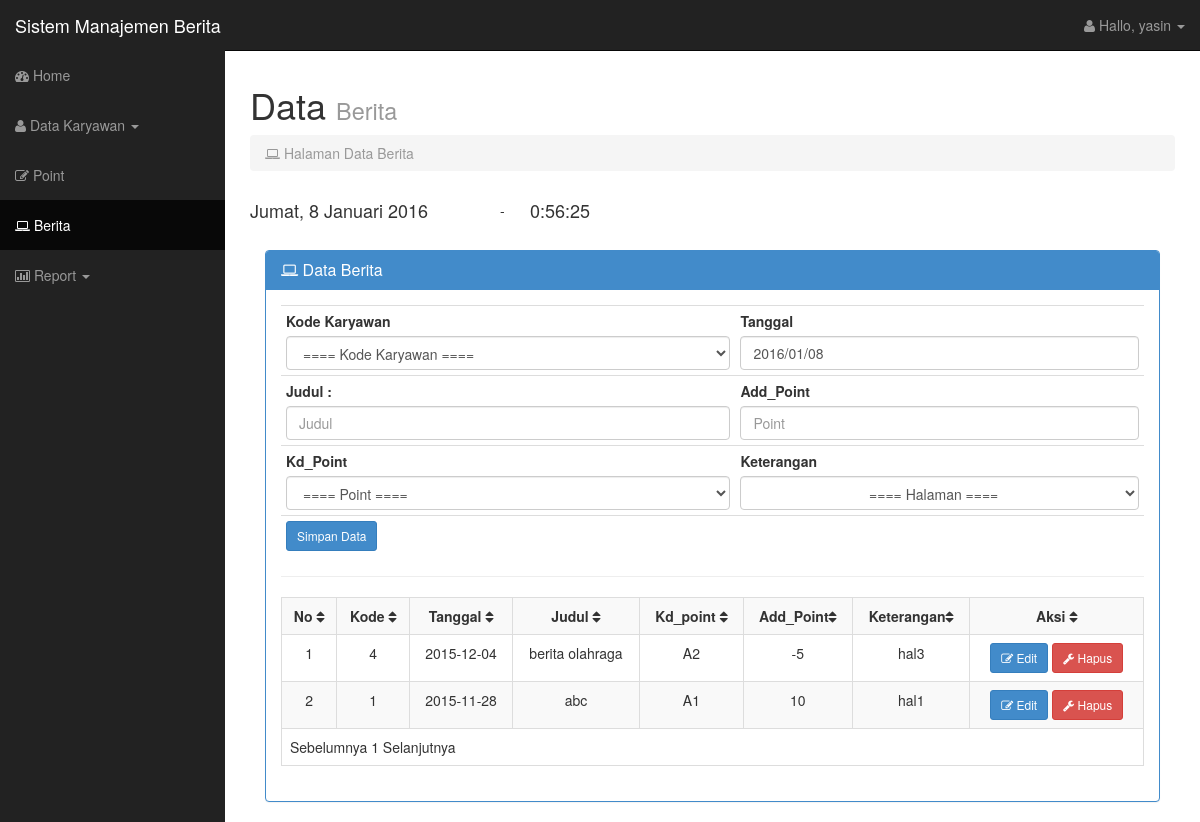
/admin/berita.php (signed in), run on the app's committed database.
### tables this page shows
CREATE TABLE IF NOT EXISTS `tb_berita` (
  `id_wartawan` int(100) NOT NULL,
  `tgl` date NOT NULL,
  `judul` varchar(100) NOT NULL,
  `id_point` varchar(2) NOT NULL,
  `point` int(30) NOT NULL,
  `hal` varchar(30) NOT NULL
);

### admin/berita.php (the view, shortened to what this page needs)
<?php
if (empty($_SESSION['username'])){
	echo "<script>alert('Anda belum mempunyai hak akses.'); window.location = '../index.html'</script>";
} else {
?>
<!DOCTYPE html>
<html lang="en">
 <head>
    <link href="css/bootstrap.css" rel="stylesheet">
    <link href="css/sb-admin.css" rel="stylesheet">
    <link rel="stylesheet" href="font-awesome/css/font-awesome.min.css">
    <link rel="stylesheet" href="http://cdn.oesmith.co.uk/morris-0.4.3.min.css">
</head>
<body>
	<div id="wrapper">
		<nav class="navbar navbar-inverse navbar-fixed-top" role="navigation">
				<div class="navbar-header">
					<a class="navbar-brand" href="index.php">Sistem Manajemen Berita</a>
				</div>
				<div class="collapse navbar-collapse navbar-ex1-collapse">
					<ul class="nav navbar-nav side-nav">
						<li ><a href="index.php"><i class="fa fa-dashboard"></i> Home </a></li>
						<li class="dropdown">
							<a href="data_karyawan.php"  class="dropdown-toggle" data-toggle="dropdown"><i class="fa fa-user"></i> Data Karyawan <b class="caret"></b></a>
						</li>
						<li><a href="point.php"><i class="fa fa-edit"></i> Point </a></li>
						<li class="active"><a href="berita.php"><i class="fa fa-laptop"></i> Berita </a></li>
						<li class="dropdown">
							<a href="#" class="dropdown-toggle" data-toggle="dropdown"><i class="fa fa-bar-chart-o"></i> Report <b class="caret"></b></a>
						</li>
					</ul>
					<ul class="nav navbar-nav navbar-right navbar-user">
						<li class="dropdown user-dropdown">
							<a href="#" class="dropdown-toggle" data-toggle="dropdown"><i class="fa fa-user"></i> Hallo,
						<?php
						echo $_SESSION['username'];
						?>
						<b class="caret"></b></a>
						</li>
					</ul>
				 </div>
		 </nav>
		<?php } ?>
		<div id="page-wrapper">
        <div class="row">
          <div class="col-lg-12">
            <h1> Data <small>Berita </small></h1>
            <ol class="breadcrumb">
              <li class="active"><i class="fa fa-laptop"></i> Halaman Data Berita </li>
            </ol>
            <table width="900">
            <tr>
            <td width="250"><div class="Tanggal"><h4><script language="JavaScript">document.write(tanggallengkap);</script></div></h4></td>
            <td align="left" width="30"> - </td>
            <td align="left" width="620"> <h4><div id="output" class="jam" ></div></h4></td>
            </tr>
            </table>
            <br />
			</div>
			</div>
          <div class="col-lg-12">
            <div class="panel panel-primary">
              <div class="panel-heading">
                <h3 class="panel-title"><i class="fa fa-laptop"></i> Data Berita</h3>
              </div>
              <div class="panel-body">
				<form action="insert_berita.php" method="post" enctype="multipart/form-data">
				<table class="table table-condensed">
				<tr>
					<td><label for="id_wartawan">Kode Karyawan</label>
					<select name="id_wartawan" type="text" class="form-control" id="id_wartawan" />
						<option > ==== 	Kode Karyawan ====</option>
					</td>
					<td><label for="tgl">Tanggal </label>
					<input name="tgl" type="text" class="form-control" id="tgl" value="<?php echo "".date("Y/m/d").""; ?>"/></td>
				</tr>
				<tr>
					<td><label for="judul">Judul :</label>
					<input name="judul" type="text"  class="form-control" id="judul" placeholder="Judul" /></td>
					<td><label for="point">Add_Point </label>
					<input name="point" type="text" class="form-control" id="point" placeholder="Point" required/></td>
				</tr>
				<tr>
					<td><label for="id_point">Kd_Point </label>
						<select name="id_point" type="text" class="form-control" id="id_point" />
							<option> ==== 	Point ====</option>
					</td>
					<td><label for="hal">Keterangan</label>
					<select name="hal" type="text" class="form-control" id="hal" placeholder="Halaman" required/>
							<option align="center"> ==== Halaman ====</option>
					</td>
				</tr>
				<tr>
					<td><input type="submit"  value="Simpan Data"  class="btn btn-sm btn-primary"/></td>
					<td></td>
				</tr>
				</table>
				</form>
				<HR >
                 <div class="table-responsive">
					<table class="table table-bordered table-hover table-striped tablesorter">
                      <tr>
						<th>No <i class="fa fa-sort"></i></th>
                        <th>Kode <i class="fa fa-sort"></i></th>
                        <th>Tanggal <i class="fa fa-sort"></i></th>
						<th>Judul <i class="fa fa-sort"></i></th>
                        <th>Kd_point <i class="fa fa-sort"></i></th>
                        <th>Add_Point<i class="fa fa-sort"></i></th>
						<th>Keterangan<i class="fa fa-sort"></i></th>
						<th>Aksi <i class="fa fa-sort"></i></th>
                      </tr>
					  <?php
					  $batas = 10;
					$pg = isset( $_GET['pg'] ) ? $_GET['pg'] : "";
					if ( empty( $pg ) ) {
						$posisi = 0;
						$pg = 1;
					} else {
						$posisi = ( $pg - 1 ) * $batas;
					}
					$tampil=mysql_query("select * from tb_berita order by id_wartawan desc limit $posisi, $batas");
					$NO=1;
						while($data=mysql_fetch_array($tampil))
						{
                     ?>
					 <tr align="center">
					 <td><?php echo $NO++; ?></td>
                    <td><?php echo $data['id_wartawan'];?></td>
                    <td><?php echo $data['tgl']; ?></a></td>
                    <td><?php echo $data['judul']; ?></td>
                    <td><?php echo $data['id_point']; ?></td>
					<td><?php echo $data['point']; ?></td>
					<td><?php echo $data['hal']; ?></td>
                    <td>
						<a class="btn btn-sm btn-primary" href="edit_berita.php?hal=edit&kd=<?php echo $data['id_wartawan'];?>" onClick="return confirm('Apakah anda akan edit data berita?');"><i class="fa fa-edit"></i> Edit</a>
						<a class="btn btn-sm btn-danger" href="hapus_berita.php?hal=hapus&kd=<?php echo $data['id_wartawan'];?>" onClick="return confirm('Apakah anda akan menghapus data berita?');"><i class="fa fa-wrench"></i> Hapus</a>
					</td>
                    </tr>
				    <?php
					}
					?>
					<tr>
					<td colspan="8">
				<?php
				$jml_data = mysql_num_rows(mysql_query("SELECT * FROM tb_berita"));
				$JmlHalaman = ceil($jml_data/$batas);
				if ( $pg > 1 ) {
				$link = $pg-1;
				$prev = "<a href='?pg=$link'>Sebelumnya </a>";
				} else {
				$prev = "Sebelumnya ";
				}
				$nmr = '';
				for ( $i = 1; $i<= $JmlHalaman; $i++ ){
					if ( $i == $pg ) {
					$nmr .= $i . " ";
					} else {
					$nmr .= "<a href='?pg=$i'>$i</a> ";
					}
				}
				if ( $pg < $JmlHalaman ) {
				$link = $pg + 1;
				$next = " <a href='?pg=$link'>Selanjutnya</a>";
				} else {
				$next = " Selanjutnya";
				}
				echo $prev . $nmr . $next;
				?>
				<br>
				</td>
				</tr>
					</table>
					</div>
			 </div>
			</div>
		</div>
</body>
</html>

### admin/css/sb-admin.css (style rules this page uses)
body { margin-top: 50px; }
#wrapper { padding-left: 0; }
#page-wrapper { width: 100%; padding: 5px 15px; }
@media (min-width:768px) { #wrapper { padding-left: 225px; } }
@media (min-width:768px) { #page-wrapper { padding: 15px 25px; } }
@media (min-width:768px) { .side-nav { margin-left: -225px; left: 225px; width: 225px; position: fixed; top: 50px; height: 100%; border-radius: 0; border: none; background-color: #222222; overflow-y: auto; } }
@media (min-width:768px) { .side-nav>li>a { width: 225px; } }
@media (min-width:768px) { .navbar-collapse { padding-left: 15px !important; padding-right: 15px !important; } }

### data on the page
tb_berita: id_wartawan "4", tgl "2015-12-04", judul "berita olahraga", id_point "A2", point "-5", hal "hal3"
tb_berita: id_wartawan "1", tgl "2015-11-28", judul "abc", id_point "A1", point "10", hal "hal1"

### other printed values
$_SESSION['username'] "yasin"
$prev "Sebelumnya"
$next "Selanjutnya"
